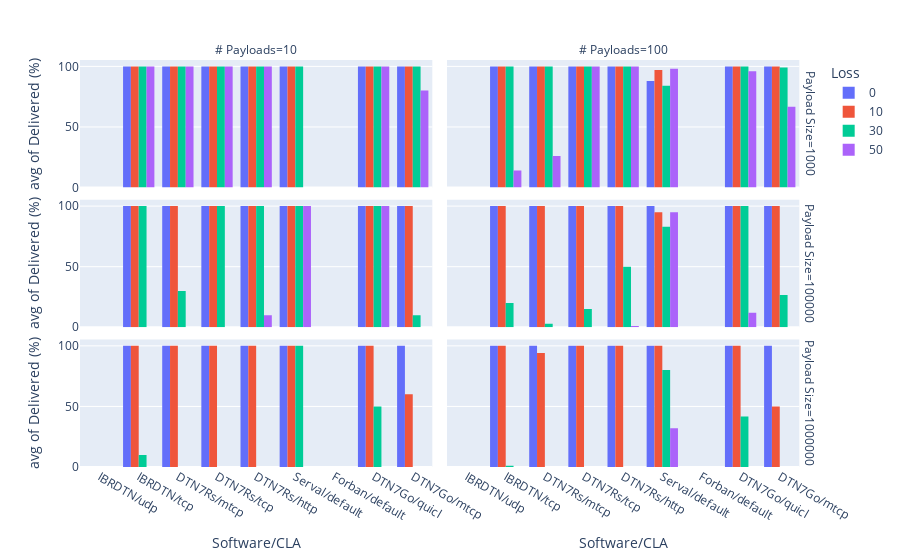

Notebook code cell kept with this figure:
### Code cell
fig = px.histogram(
    ratio_df[ratio_df["# Nodes"] == 2],
    x="Software/CLA",
    y="Delivered (%)",
    color="Loss",
    facet_col="# Payloads",
    facet_row="Payload Size",
    barmode='group',
    histfunc='avg',
    category_orders={
        "Loss": [0, 10, 30, 50],
        "Payload Size": [1000, 100000, 1000000]
    },
)
    
fig.update_xaxes(type='category')
fig.show()

### Figure 1 — Plotly figure (JSON) as saved in the notebook; plotly's stock layout.template omitted (floating-point values rounded to 4 significant figures)
{"data": [{"alignmentgroup": "True", "bingroup": "x", "histfunc": "avg", "hovertemplate": "Loss=0<br>Payload Size=1000<br># Payloads=10<br>Software/CLA=%{x}<br>avg of Delivered (%)=%{y}<extra></extra>", "legendgroup": "0", "marker": {"color": "#636efa", "pattern": {"shape": ""}}, "name": "0", "offsetgroup": "0", "orientation": "v", "showlegend": true, "type": "histogram", "x": ["IBRDTN/udp", "IBRDTN/tcp", "DTN7Rs/mtcp", "DTN7Rs/tcp", "DTN7Rs/http", "Serval/default", "Forban/default", "DTN7Go/quicl", "DTN7Go/mtcp"], "xaxis": "x5", "y": [0, 100, 100, 100, 100, 100, 0, 100, 100], "yaxis": "y5"}, {"alignmentgroup": "True", "bingroup": "x", "histfunc": "avg", "hovertemplate": "Loss=0<br>Payload Size=1000<br># Payloads=100<br>Software/CLA=%{x}<br>avg of Delivered (%)=%{y}<extra></extra>", "legendgroup": "0", "marker": {"color": "#636efa", "pattern": {"shape": ""}}, "name": "0", "offsetgroup": "0", "orientation": "v", "showlegend": false, "type": "histogram", "x": ["IBRDTN/udp", "IBRDTN/tcp", "DTN7Rs/tcp", "DTN7Rs/mtcp", "DTN7Rs/http", "Serval/default", "Forban/default", "DTN7Go/quicl", "DTN7Go/mtcp"], "xaxis": "x6", "y": [0, 100, 100, 100, 100, 88, 0, 100, 100], "yaxis": "y6"}, {"alignmentgroup": "True", "bingroup": "x", "histfunc": "avg", "hovertemplate": "Loss=0<br>Payload Size=100000<br># Payloads=10<br>Software/CLA=%{x}<br>avg of Delivered (%)=%{y}<extra></extra>", "legendgroup": "0", "marker": {"color": "#636efa", "pattern": {"shape": ""}}, "name": "0", "offsetgroup": "0", "orientation": "v", "showlegend": false, "type": "histogram", "x": ["IBRDTN/udp", "IBRDTN/tcp", "DTN7Rs/mtcp", "DTN7Rs/tcp", "DTN7Rs/http", "Serval/default", "Forban/default", "DTN7Go/quicl", "DTN7Go/mtcp"], "xaxis": "x3", "y": [0, 100, 100, 100, 100, 100, 0, 100, 100], "yaxis": "y3"}, {"alignmentgroup": "True", "bingroup": "x", "histfunc": "avg", "hovertemplate": "Loss=0<br>Payload Size=100000<br># Payloads=100<br>Software/CLA=%{x}<br>avg of Delivered (%)=%{y}<extra></extra>", "legendgroup": "0", "marker": {"color": "#636efa", "pattern": {"shape": ""}}, "name": "0", "offsetgroup": "0", "orientation": "v", "showlegend": false, "type": "histogram", "x": ["IBRDTN/udp", "IBRDTN/tcp", "DTN7Rs/mtcp", "DTN7Rs/tcp", "DTN7Rs/http", "Serval/default", "Forban/default", "DTN7Go/quicl", "DTN7Go/mtcp"], "xaxis": "x4", "y": [0, 100, 100, 100, 100, 100, 0, 100, 100], "yaxis": "y4"}, {"alignmentgroup": "True", "bingroup": "x", "histfunc": "avg", "hovertemplate": "Loss=0<br>Payload Size=1000000<br># Payloads=10<br>Software/CLA=%{x}<br>avg of Delivered (%)=%{y}<extra></extra>", "legendgroup": "0", "marker": {"color": "#636efa", "pattern": {"shape": ""}}, "name": "0", "offsetgroup": "0", "orientation": "v", "showlegend": false, "type": "histogram", "x": ["IBRDTN/udp", "IBRDTN/tcp", "DTN7Rs/mtcp", "DTN7Rs/tcp", "DTN7Rs/http", "Serval/default", "Forban/default", "DTN7Go/quicl", "DTN7Go/mtcp"], "xaxis": "x", "y": [0, 100, 100, 100, 100, 100, 0, 100, 100], "yaxis": "y"}, {"alignmentgroup": "True", "bingroup": "x", "histfunc": "avg", "hovertemplate": "Loss=0<br>Payload Size=1000000<br># Payloads=100<br>Software/CLA=%{x}<br>avg of Delivered (%)=%{y}<extra></extra>", "legendgroup": "0", "marker": {"color": "#636efa", "pattern": {"shape": ""}}, "name": "0", "offsetgroup": "0", "orientation": "v", "showlegend": false, "type": "histogram", "x": ["IBRDTN/udp", "IBRDTN/tcp", "DTN7Rs/mtcp", "DTN7Rs/tcp", "DTN7Rs/http", "Serval/default", "Forban/default", "DTN7Go/quicl", "DTN7Go/mtcp"], "xaxis": "x2", "y": [0, 100, 100, 100, 100, 100, 0, 100, 100], "yaxis": "y2"}, {"alignmentgroup": "True", "bingroup": "x", "histfunc": "avg", "hovertemplate": "Loss=10<br>Payload Size=1000<br># Payloads=10<br>Software/CLA=%{x}<br>avg of Delivered (%)=%{y}<extra></extra>", "legendgroup": "10", "marker": {"color": "#EF553B", "pattern": {"shape": ""}}, "name": "10", "offsetgroup": "10", "orientation": "v", "showlegend": true, "type": "histogram", "x": ["IBRDTN/udp", "IBRDTN/tcp", "DTN7Rs/mtcp", "DTN7Rs/tcp", "DTN7Rs/http", "Serval/default", "Forban/default", "DTN7Go/quicl", "DTN7Go/mtcp"], "xaxis": "x5", "y": [0, 100, 100, 100, 100, 100, 0, 100, 100], "yaxis": "y5"}, {"alignmentgroup": "True", "bingroup": "x", "histfunc": "avg", "hovertemplate": "Loss=10<br>Payload Size=1000<br># Payloads=100<br>Software/CLA=%{x}<br>avg of Delivered (%)=%{y}<extra></extra>", "legendgroup": "10", "marker": {"color": "#EF553B", "pattern": {"shape": ""}}, "name": "10", "offsetgroup": "10", "orientation": "v", "showlegend": false, "type": "histogram", "x": ["IBRDTN/udp", "IBRDTN/tcp", "DTN7Rs/http", "DTN7Rs/tcp", "DTN7Rs/mtcp", "Serval/default", "Forban/default", "DTN7Go/quicl", "DTN7Go/mtcp"], "xaxis": "x6", "y": [0, 100, 100, 100, 100, 97, 0, 100, 100], "yaxis": "y6"}, {"alignmentgroup": "True", "bingroup": "x", "histfunc": "avg", "hovertemplate": "Loss=10<br>Payload Size=100000<br># Payloads=10<br>Software/CLA=%{x}<br>avg of Delivered (%)=%{y}<extra></extra>", "legendgroup": "10", "marker": {"color": "#EF553B", "pattern": {"shape": ""}}, "name": "10", "offsetgroup": "10", "orientation": "v", "showlegend": false, "type": "histogram", "x": ["IBRDTN/udp", "IBRDTN/tcp", "DTN7Rs/mtcp", "DTN7Rs/tcp", "DTN7Rs/http", "Serval/default", "Forban/default", "DTN7Go/quicl", "DTN7Go/mtcp"], "xaxis": "x3", "y": [0, 100, 100, 100, 100, 100, 0, 100, 100], "yaxis": "y3"}, {"alignmentgroup": "True", "bingroup": "x", "histfunc": "avg", "hovertemplate": "Loss=10<br>Payload Size=100000<br># Payloads=100<br>Software/CLA=%{x}<br>avg of Delivered (%)=%{y}<extra></extra>", "legendgroup": "10", "marker": {"color": "#EF553B", "pattern": {"shape": ""}}, "name": "10", "offsetgroup": "10", "orientation": "v", "showlegend": false, "type": "histogram", "x": ["IBRDTN/udp", "IBRDTN/tcp", "DTN7Rs/mtcp", "DTN7Rs/tcp", "DTN7Rs/http", "Serval/default", "Forban/default", "DTN7Go/quicl", "DTN7Go/mtcp"], "xaxis": "x4", "y": [0, 100, 100, 100, 100, 95, 0, 100, 100], "yaxis": "y4"}, {"alignmentgroup": "True", "bingroup": "x", "histfunc": "avg", "hovertemplate": "Loss=10<br>Payload Size=1000000<br># Payloads=10<br>Software/CLA=%{x}<br>avg of Delivered (%)=%{y}<extra></extra>", "legendgroup": "10", "marker": {"color": "#EF553B", "pattern": {"shape": ""}}, "name": "10", "offsetgroup": "10", "orientation": "v", "showlegend": false, "type": "histogram", "x": ["IBRDTN/udp", "IBRDTN/tcp", "DTN7Rs/http", "DTN7Rs/mtcp", "DTN7Rs/tcp", "Serval/default", "Forban/default", "DTN7Go/quicl", "DTN7Go/mtcp"], "xaxis": "x", "y": [0, 100, 100, 100, 100, 100, 0, 100, 60], "yaxis": "y"}, {"alignmentgroup": "True", "bingroup": "x", "histfunc": "avg", "hovertemplate": "Loss=10<br>Payload Size=1000000<br># Payloads=100<br>Software/CLA=%{x}<br>avg of Delivered (%)=%{y}<extra></extra>", "legendgroup": "10", "marker": {"color": "#EF553B", "pattern": {"shape": ""}}, "name": "10", "offsetgroup": "10", "orientation": "v", "showlegend": false, "type": "histogram", "x": ["IBRDTN/udp", "IBRDTN/tcp", "DTN7Rs/mtcp", "DTN7Rs/tcp", "DTN7Rs/http", "Serval/default", "Forban/default", "DTN7Go/quicl", "DTN7Go/mtcp"], "xaxis": "x2", "y": [0, 100, 94, 100, 100, 100, 0, 100, 50], "yaxis": "y2"}, {"alignmentgroup": "True", "bingroup": "x", "histfunc": "avg", "hovertemplate": "Loss=30<br>Payload Size=1000<br># Payloads=10<br>Software/CLA=%{x}<br>avg of Delivered (%)=%{y}<extra></extra>", "legendgroup": "30", "marker": {"color": "#00cc96", "pattern": {"shape": ""}}, "name": "30", "offsetgroup": "30", "orientation": "v", "showlegend": true, "type": "histogram", "x": ["IBRDTN/udp", "IBRDTN/tcp", "DTN7Rs/mtcp", "DTN7Rs/tcp", "DTN7Rs/http", "Serval/default", "Forban/default", "DTN7Go/quicl", "DTN7Go/mtcp"], "xaxis": "x5", "y": [0, 100, 100, 100, 100, 100, 0, 100, 100], "yaxis": "y5"}, {"alignmentgroup": "True", "bingroup": "x", "histfunc": "avg", "hovertemplate": "Loss=30<br>Payload Size=1000<br># Payloads=100<br>Software/CLA=%{x}<br>avg of Delivered (%)=%{y}<extra></extra>", "legendgroup": "30", "marker": {"color": "#00cc96", "pattern": {"shape": ""}}, "name": "30", "offsetgroup": "30", "orientation": "v", "showlegend": false, "type": "histogram", "x": ["IBRDTN/udp", "IBRDTN/tcp", "DTN7Rs/mtcp", "DTN7Rs/tcp", "DTN7Rs/http", "Serval/default", "Forban/default", "DTN7Go/quicl", "DTN7Go/mtcp"], "xaxis": "x6", "y": [0, 100, 100, 100, 100, 84, 0, 100, 99], "yaxis": "y6"}, {"alignmentgroup": "True", "bingroup": "x", "histfunc": "avg", "hovertemplate": "Loss=30<br>Payload Size=100000<br># Payloads=10<br>Software/CLA=%{x}<br>avg of Delivered (%)=%{y}<extra></extra>", "legendgroup": "30", "marker": {"color": "#00cc96", "pattern": {"shape": ""}}, "name": "30", "offsetgroup": "30", "orientation": "v", "showlegend": false, "type": "histogram", "x": ["IBRDTN/tcp", "IBRDTN/udp", "DTN7Rs/mtcp", "DTN7Rs/tcp", "DTN7Rs/http", "Serval/default", "Forban/default", "DTN7Go/mtcp", "DTN7Go/quicl"], "xaxis": "x3", "y": [100, 0, 30, 100, 100, 100, 0, 10, 100], "yaxis": "y3"}, {"alignmentgroup": "True", "bingroup": "x", "histfunc": "avg", "hovertemplate": "Loss=30<br>Payload Size=100000<br># Payloads=100<br>Software/CLA=%{x}<br>avg of Delivered (%)=%{y}<extra></extra>", "legendgroup": "30", "marker": {"color": "#00cc96", "pattern": {"shape": ""}}, "name": "30", "offsetgroup": "30", "orientation": "v", "showlegend": false, "type": "histogram", "x": ["IBRDTN/udp", "IBRDTN/tcp", "DTN7Rs/mtcp", "DTN7Rs/tcp", "DTN7Rs/http", "Serval/default", "Forban/default", "DTN7Go/quicl", "DTN7Go/mtcp"], "xaxis": "x4", "y": [0, 20, 3, 15, 50, 83, 0, 100, 26.67], "yaxis": "y4"}, {"alignmentgroup": "True", "bingroup": "x", "histfunc": "avg", "hovertemplate": "Loss=30<br>Payload Size=1000000<br># Payloads=10<br>Software/CLA=%{x}<br>avg of Delivered (%)=%{y}<extra></extra>", "legendgroup": "30", "marker": {"color": "#00cc96", "pattern": {"shape": ""}}, "name": "30", "offsetgroup": "30", "orientation": "v", "showlegend": false, "type": "histogram", "x": ["IBRDTN/udp", "IBRDTN/tcp", "DTN7Rs/tcp", "DTN7Rs/http", "DTN7Rs/mtcp", "Serval/default", "Forban/default", "DTN7Go/quicl", "DTN7Go/mtcp"], "xaxis": "x", "y": [0, 10, 0, 0, 0, 100, 0, 50, 0], "yaxis": "y"}, {"alignmentgroup": "True", "bingroup": "x", "histfunc": "avg", "hovertemplate": "Loss=30<br>Payload Size=1000000<br># Payloads=100<br>Software/CLA=%{x}<br>avg of Delivered (%)=%{y}<extra></extra>", "legendgroup": "30", "marker": {"color": "#00cc96", "pattern": {"shape": ""}}, "name": "30", "offsetgroup": "30", "orientation": "v", "showlegend": false, "type": "histogram", "x": ["IBRDTN/udp", "IBRDTN/tcp", "DTN7Rs/mtcp", "DTN7Rs/tcp", "DTN7Rs/http", "Serval/default", "Forban/default", "DTN7Go/quicl", "DTN7Go/mtcp"], "xaxis": "x2", "y": [0, 1, 0, 0, 0, 80, 0, 41.67, 0], "yaxis": "y2"}, {"alignmentgroup": "True", "bingroup": "x", "histfunc": "avg", "hovertemplate": "Loss=50<br>Payload Size=1000<br># Payloads=10<br>Software/CLA=%{x}<br>avg of Delivered (%)=%{y}<extra></extra>", "legendgroup": "50", "marker": {"color": "#ab63fa", "pattern": {"shape": ""}}, "name": "50", "offsetgroup": "50", "orientation": "v", "showlegend": true, "type": "histogram", "x": ["IBRDTN/udp", "IBRDTN/tcp", "DTN7Rs/mtcp", "DTN7Rs/tcp", "DTN7Rs/http", "Serval/default", "Forban/default", "DTN7Go/quicl", "DTN7Go/mtcp"], "xaxis": "x5", "y": [0, 100, 100, 100, 100, 0, 0, 100, 80], "yaxis": "y5"}, {"alignmentgroup": "True", "bingroup": "x", "histfunc": "avg", "hovertemplate": "Loss=50<br>Payload Size=1000<br># Payloads=100<br>Software/CLA=%{x}<br>avg of Delivered (%)=%{y}<extra></extra>", "legendgroup": "50", "marker": {"color": "#ab63fa", "pattern": {"shape": ""}}, "name": "50", "offsetgroup": "50", "orientation": "v", "showlegend": false, "type": "histogram", "x": ["IBRDTN/udp", "IBRDTN/tcp", "DTN7Rs/mtcp", "DTN7Rs/tcp", "DTN7Rs/http", "Serval/default", "Forban/default", "DTN7Go/quicl", "DTN7Go/mtcp"], "xaxis": "x6", "y": [0, 14.0, 26, 100, 100, 98, 0, 96, 66.67], "yaxis": "y6"}, {"alignmentgroup": "True", "bingroup": "x", "histfunc": "avg", "hovertemplate": "Loss=50<br>Payload Size=100000<br># Payloads=10<br>Software/CLA=%{x}<br>avg of Delivered (%)=%{y}<extra></extra>", "legendgroup": "50", "marker": {"color": "#ab63fa", "pattern": {"shape": ""}}, "name": "50", "offsetgroup": "50", "orientation": "v", "showlegend": false, "type": "histogram", "x": ["IBRDTN/udp", "IBRDTN/tcp", "DTN7Rs/mtcp", "DTN7Rs/http", "DTN7Rs/tcp", "Serval/default", "Forban/default", "DTN7Go/quicl", "DTN7Go/mtcp"], "xaxis": "x3", "y": [0, 0, 0, 10, 0, 100, 0, 100, 0], "yaxis": "y3"}, {"alignmentgroup": "True", "bingroup": "x", "histfunc": "avg", "hovertemplate": "Loss=50<br>Payload Size=100000<br># Payloads=100<br>Software/CLA=%{x}<br>avg of Delivered (%)=%{y}<extra></extra>", "legendgroup": "50", "marker": {"color": "#ab63fa", "pattern": {"shape": ""}}, "name": "50", "offsetgroup": "50", "orientation": "v", "showlegend": false, "type": "histogram", "x": ["IBRDTN/udp", "IBRDTN/tcp", "DTN7Rs/mtcp", "DTN7Rs/tcp", "DTN7Rs/http", "Serval/default", "Forban/default", "DTN7Go/quicl", "DTN7Go/mtcp"], "xaxis": "x4", "y": [0, 0, 0, 0, 1, 95, 0, 12, 0], "yaxis": "y4"}, {"alignmentgroup": "True", "bingroup": "x", "histfunc": "avg", "hovertemplate": "Loss=50<br>Payload Size=1000000<br># Payloads=10<br>Software/CLA=%{x}<br>avg of Delivered (%)=%{y}<extra></extra>", "legendgroup": "50", "marker": {"color": "#ab63fa", "pattern": {"shape": ""}}, "name": "50", "offsetgroup": "50", "orientation": "v", "showlegend": false, "type": "histogram", "x": ["IBRDTN/udp", "IBRDTN/tcp", "DTN7Rs/mtcp", "DTN7Rs/tcp", "DTN7Rs/http", "Serval/default", "Forban/default", "DTN7Go/quicl", "DTN7Go/mtcp"], "xaxis": "x", "y": [0, 0, 0, 0, 0, 0, 0, 0, 0], "yaxis": "y"}, {"alignmentgroup": "True", "bingroup": "x", "histfunc": "avg", "hovertemplate": "Loss=50<br>Payload Size=1000000<br># Payloads=100<br>Software/CLA=%{x}<br>avg of Delivered (%)=%{y}<extra></extra>", "legendgroup": "50", "marker": {"color": "#ab63fa", "pattern": {"shape": ""}}, "name": "50", "offsetgroup": "50", "orientation": "v", "showlegend": false, "type": "histogram", "x": ["IBRDTN/tcp", "IBRDTN/udp", "DTN7Rs/mtcp", "DTN7Rs/tcp", "DTN7Rs/http", "Serval/default", "Forban/default", "DTN7Go/mtcp", "DTN7Go/quicl"], "xaxis": "x2", "y": [0, 0, 0, 0, 0, 32, 0, 0, 0], "yaxis": "y2"}], "layout": {"annotations": [{"font": {}, "showarrow": false, "text": "# Payloads=10", "x": 0.24, "xanchor": "center", "xref": "paper", "y": 1.0, "yanchor": "bottom", "yref": "paper"}, {"font": {}, "showarrow": false, "text": "# Payloads=100", "x": 0.74, "xanchor": "center", "xref": "paper", "y": 1.0, "yanchor": "bottom", "yref": "paper"}, {"font": {}, "showarrow": false, "text": "Payload Size=1000000", "textangle": 90, "x": 0.98, "xanchor": "left", "xref": "paper", "y": 0.1567, "yanchor": "middle", "yref": "paper"}, {"font": {}, "showarrow": false, "text": "Payload Size=100000", "textangle": 90, "x": 0.98, "xanchor": "left", "xref": "paper", "y": 0.5, "yanchor": "middle", "yref": "paper"}, {"font": {}, "showarrow": false, "text": "Payload Size=1000", "textangle": 90, "x": 0.98, "xanchor": "left", "xref": "paper", "y": 0.8433, "yanchor": "middle", "yref": "paper"}], "barmode": "group", "legend": {"title": {"text": "Loss"}, "tracegroupgap": 0}, "margin": {"t": 60}, "xaxis": {"anchor": "y", "domain": [0, 0.48], "title": {"text": "Software/CLA"}, "type": "category"}, "xaxis2": {"anchor": "y2", "domain": [0.5, 0.98], "matches": "x", "title": {"text": "Software/CLA"}, "type": "category"}, "xaxis3": {"anchor": "y3", "domain": [0, 0.48], "matches": "x", "showticklabels": false, "type": "category"}, "xaxis4": {"anchor": "y4", "domain": [0.5, 0.98], "matches": "x", "showticklabels": false, "type": "category"}, "xaxis5": {"anchor": "y5", "domain": [0, 0.48], "matches": "x", "showticklabels": false, "type": "category"}, "xaxis6": {"anchor": "y6", "domain": [0.5, 0.98], "matches": "x", "showticklabels": false, "type": "category"}, "yaxis": {"anchor": "x", "domain": [0, 0.3133], "title": {"text": "avg of Delivered (%)"}}, "yaxis2": {"anchor": "x2", "domain": [0, 0.3133], "matches": "y", "showticklabels": false}, "yaxis3": {"anchor": "x3", "domain": [0.3433, 0.6567], "matches": "y", "title": {"text": "avg of Delivered (%)"}}, "yaxis4": {"anchor": "x4", "domain": [0.3433, 0.6567], "matches": "y", "showticklabels": false}, "yaxis5": {"anchor": "x5", "domain": [0.6867, 1.0], "matches": "y", "title": {"text": "avg of Delivered (%)"}}, "yaxis6": {"anchor": "x6", "domain": [0.6867, 1.0], "matches": "y", "showticklabels": false}}}
